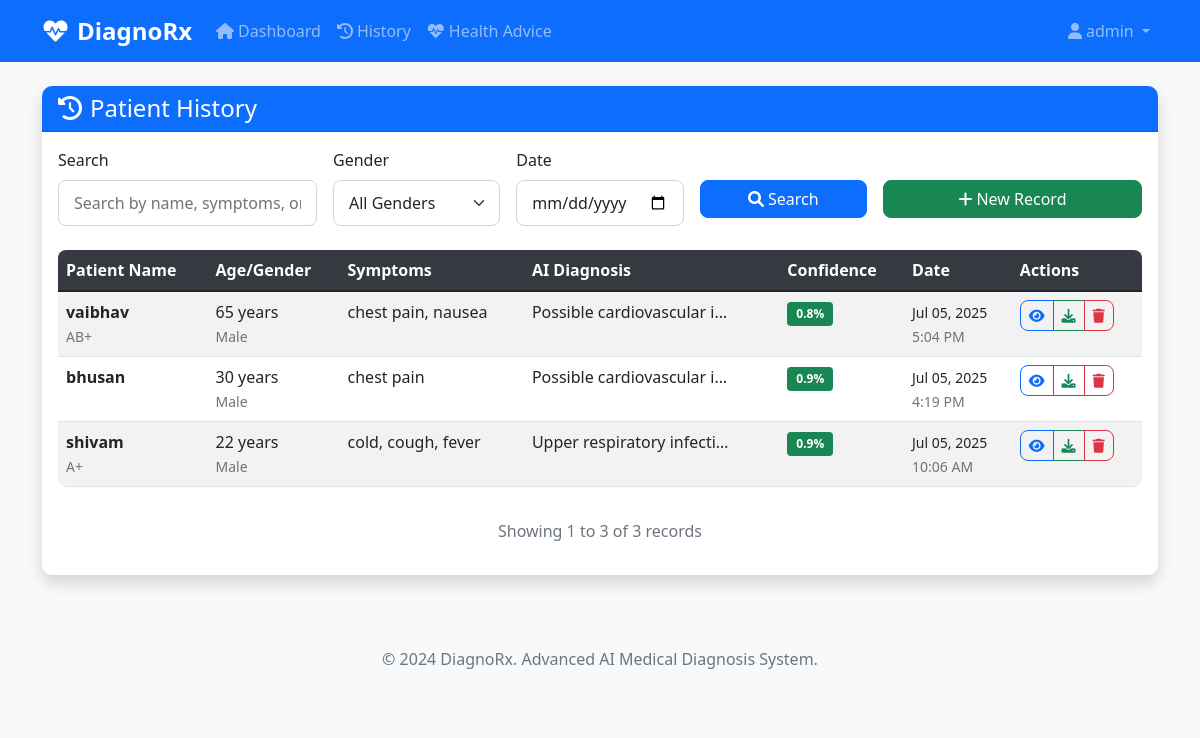
Page /history/ (signed in) on the committed database.
### core/models.py (models this page shows, shortened)
class PatientRecord(models.Model):
    GENDER_CHOICES = [
        ('M', 'Male'),
        ('F', 'Female'),
        ('O', 'Other'),
    ]
    BLOOD_GROUP_CHOICES = [
        ('A+', 'A+'),
        ('A-', 'A-'),
        ('B+', 'B+'),
        ('B-', 'B-'),
        ('AB+', 'AB+'),
        ('AB-', 'AB-'),
        ('O+', 'O+'),
        ('O-', 'O-'),
    ]
    patient_name = models.CharField(max_length=100)
    age = models.IntegerField()
    gender = models.CharField(max_length=1, choices=GENDER_CHOICES)
    blood_group = models.CharField(max_length=3, choices=BLOOD_GROUP_CHOICES, blank=True)
    contact_number = models.CharField(max_length=15, blank=True)
    email = models.EmailField(blank=True)
    address = models.TextField(blank=True)
    temperature = models.DecimalField(max_digits=4, decimal_places=1, null=True, blank=True, help_text="Temperature in °C")
    systolic_bp = models.IntegerField(null=True, blank=True, help_text="Systolic blood pressure (mmHg)")
    diastolic_bp = models.IntegerField(null=True, blank=True, help_text="Diastolic blood pressure (mmHg)")
    pulse_rate = models.IntegerField(null=True, blank=True, help_text="Pulse rate (beats per minute)")
    respiratory_rate = models.IntegerField(null=True, blank=True, help_text="Respiratory rate (breaths per minute)")
    oxygen_saturation = models.IntegerField(null=True, blank=True, help_text="Oxygen saturation (%)")
    symptoms = models.TextField()
    medical_history = models.TextField(blank=True)
    current_medications = models.TextField(blank=True)
    allergies = models.TextField(blank=True)
    ecg_report = models.FileField(upload_to='ecg_reports/', blank=True, null=True)
    lab_report = models.FileField(upload_to='lab_reports/', blank=True, null=True)
    xray_report = models.FileField(upload_to='xray_reports/', blank=True, null=True)
    ai_diagnosis = models.TextField(blank=True)
    confidence_score = models.FloatField(default=0.0)
    recommended_tests = models.TextField(blank=True)
    treatment_plan = models.TextField(blank=True)
    prescribed_medications = models.TextField(blank=True)
    created_by = models.ForeignKey(User, on_delete=models.CASCADE)
    created_at = models.DateTimeField(default=timezone.now)
    updated_at = models.DateTimeField(auto_now=True)
    class Meta:
        ordering = ['-created_at']
        verbose_name = 'Patient Record'
        verbose_name_plural = 'Patient Records'

### core/views.py (the view)
# urls.py: path('history/', views.history, name='history'),
@login_required
def history(request):
    search_query = request.GET.get('search', '')
    gender_filter = request.GET.get('gender', '')
    date_filter = request.GET.get('date', '')
    records = PatientRecord.objects.filter(created_by=request.user)
    if search_query:
        records = records.filter(
            Q(patient_name__icontains=search_query) |
            Q(symptoms__icontains=search_query) |
            Q(ai_diagnosis__icontains=search_query)
        )
    if gender_filter:
        records = records.filter(gender=gender_filter)
    if date_filter:
        records = records.filter(created_at__date=date_filter)
    paginator = Paginator(records, 10)
    page_number = request.GET.get('page')
    page_obj = paginator.get_page(page_number)
    context = {
        'page_obj': page_obj,
        'search_query': search_query,
        'gender_filter': gender_filter,
        'date_filter': date_filter,
        'gender_choices': PatientRecord.GENDER_CHOICES,
    }
    return render(request, 'core/history.html', context)

### core/templates/core/history.html (shortened to what this page needs)
{% extends 'core/base.html' %}
{% block content %}
<div class="row">
    <div class="col-12">
        <div class="card shadow">
            <div class="card-header bg-primary text-white">
                <h4 class="mb-0">
                    <i class="fas fa-history me-2"></i>Patient History
                </h4>
            </div>
            <div class="card-body">
                <form method="get" class="row g-3 mb-4">
                    <div class="col-md-3">
                        <label for="search" class="form-label">Search</label>
                        <input type="text" class="form-control" id="search" name="search"
                               value="{{ search_query }}" placeholder="Search by name, symptoms, or diagnosis">
                    </div>
                    <div class="col-md-2">
                        <label for="gender" class="form-label">Gender</label>
                        <select class="form-select" id="gender" name="gender">
                            <option value="">All Genders</option>
                        </select>
                    </div>
                    <div class="col-md-2">
                        <label for="date" class="form-label">Date</label>
                        <input type="date" class="form-control" id="date" name="date"
                               value="{{ date_filter }}">
                    </div>
                    <div class="col-md-2">
                        <label class="form-label">&nbsp;</label>
                        <div class="d-grid">
                            <button type="submit" class="btn btn-primary">
                                <i class="fas fa-search me-1"></i>Search
                            </button>
                        </div>
                    </div>
                    <div class="col-md-3">
                        <label class="form-label">&nbsp;</label>
                        <div class="d-grid">
                            <a href="{% url 'core:dashboard' %}" class="btn btn-success">
                                <i class="fas fa-plus me-1"></i>New Record
                            </a>
                        </div>
                    </div>
                </form>
                {% if page_obj %}
                <div class="table-responsive">
                    <table class="table table-striped table-hover">
                        <thead class="table-dark">
                            <tr>
                                <th>Patient Name</th>
                                <th>Age/Gender</th>
                                <th>Symptoms</th>
                                <th>AI Diagnosis</th>
                                <th>Confidence</th>
                                <th>Date</th>
                                <th>Actions</th>
                            </tr>
                        </thead>
                        <tbody>
                            {% for record in page_obj %}
                            <tr>
                                <td>
                                    <strong>{{ record.patient_name }}</strong>
                                    {% if record.blood_group %}
                                    <br><small class="text-muted">{{ record.blood_group }}</small>
                                    {% endif %}
                                </td>
                                <td>
                                    {{ record.age }} years<br>
                                    <small class="text-muted">{{ record.get_gender_display }}</small>
                                </td>
                                <td>
                                    <div class="text-truncate" style="max-width: 200px;"
                                         title="{{ record.symptoms }}">
                                        {{ record.symptoms|truncatechars:100 }}
                                    </div>
                                </td>
                                <td>
                                    <div class="text-truncate" style="max-width: 200px;"
                                         title="{{ record.ai_diagnosis }}">
                                        {{ record.ai_diagnosis|default:"No diagnosis"|truncatechars:100 }}
                                    </div>
                                </td>
                                <td>
                                    {% if record.confidence_score %}
                                    <span class="badge {% if record.confidence_score >= 0.8 %}bg-success{% elif record.confidence_score >= 0.6 %}bg-warning{% else %}bg-danger{% endif %}">
                                        {{ record.confidence_score|floatformat:1 }}%
                                    </span>
                                    {% else %}
                                    <span class="badge bg-secondary">N/A</span>
                                    {% endif %}
                                </td>
                                <td>
                                    <small>{{ record.created_at|date:"M d, Y" }}</small><br>
                                    <small class="text-muted">{{ record.created_at|time:"g:i A" }}</small>
                                </td>
                                <td>
                                    <div class="btn-group" role="group">
                                        <a href="{% url 'core:prescription' record.id %}"
                                           class="btn btn-sm btn-outline-primary" title="View Details">
                                            <i class="fas fa-eye"></i>
                                        </a>
                                        <a href="{% url 'core:download_pdf' record.id %}"
                                           class="btn btn-sm btn-outline-success" title="Download PDF">
                                            <i class="fas fa-download"></i>
                                        </a>
                                        <a href="{% url 'core:delete_record' record.id %}"
                                           class="btn btn-sm btn-outline-danger" title="Delete Record">
                                            <i class="fas fa-trash"></i>
                                        </a>
                                    </div>
                                </td>
                            </tr>
                            {% endfor %}
                        </tbody>
                    </table>
                </div>
                <div class="text-center mt-3">
                    <p class="text-muted">
                        Showing {{ page_obj.start_index }} to {{ page_obj.end_index }} of {{ page_obj.paginator.count }} records
                    </p>
                </div>
                {% endif %}
            </div>
        </div>
    </div>
</div>
{% endblock %}

### core/templates/core/base.html (shortened to what this page needs)
<!DOCTYPE html>
<html lang="en">
<head>
    <link href="https://cdn.jsdelivr.net/npm/bootstrap@5.1.3/dist/css/bootstrap.min.css" rel="stylesheet">
    <link rel="stylesheet" href="https://cdnjs.cloudflare.com/ajax/libs/font-awesome/6.0.0/css/all.min.css">
    {% load static %}
    <link rel="stylesheet" href="{% static 'css/style.css' %}">
</head>
<body>
    {% if user.is_authenticated %}
    <nav class="navbar navbar-expand-lg navbar-dark bg-primary">
        <div class="container">
            <a class="navbar-brand" href="{% url 'core:dashboard' %}">
                <i class="fas fa-heartbeat me-2"></i>DiagnoRx
            </a>
            <div class="collapse navbar-collapse" id="navbarNav">
                <ul class="navbar-nav me-auto">
                    <li class="nav-item">
                        <a class="nav-link" href="{% url 'core:dashboard' %}">
                            <i class="fas fa-home me-1"></i>Dashboard
                        </a>
                    </li>
                    <li class="nav-item">
                        <a class="nav-link" href="{% url 'core:history' %}">
                            <i class="fas fa-history me-1"></i>History
                        </a>
                    </li>
                    <li class="nav-item">
                        <a class="nav-link" href="{% url 'core:health_advice' %}">
                            <i class="fas fa-heartbeat me-1"></i>Health Advice
                        </a>
                    </li>
                </ul>
                <ul class="navbar-nav">
                    <li class="nav-item dropdown">
                        <a class="nav-link dropdown-toggle" href="#" id="navbarDropdown" role="button" data-bs-toggle="dropdown">
                            <i class="fas fa-user me-1"></i>{{ user.first_name|default:user.username }}
                        </a>
                    </li>
                </ul>
            </div>
        </div>
    </nav>
    {% endif %}
    <main class="container mt-4">
        {% block content %}{% endblock %}
    </main>
    <footer class="bg-light text-center text-muted py-4 mt-5">
        <div class="container">
            <p>&copy; 2024 DiagnoRx. Advanced AI Medical Diagnosis System.</p>
        </div>
    </footer>
</body>
</html>

### core/static/css/style.css (style rules this page uses)
body { background-color: #f8f9fa; font-family: 'Segoe UI', Tahoma, Geneva, Verdana, sans-serif; }
.navbar-brand { font-weight: bold; font-size: 1.5rem; }
.card { border: none; border-radius: 10px; box-shadow: 0 0.125rem 0.25rem rgba(0, 0, 0, 0.075); }
.card-header { border-radius: 10px 10px 0 0 !important; font-weight: 600; }
.btn { border-radius: 8px; font-weight: 500; }
.form-control, .form-select { border-radius: 8px; border: 1px solid #ced4da; padding: 10px 15px; }
.table { border-radius: 8px; overflow: hidden; }
.table thead th { background-color: #343a40; color: white; border: none; font-weight: 600; }
.badge { font-size: 0.75rem; padding: 0.5em 0.75em; }
.card { transition: transform 0.2s ease-in-out; }
.btn { transition: all 0.2s ease-in-out; }

### rows in the picture
PatientRecord: patient_name "vaibhav", blood_group "AB+", age "65", gender "Male", symptoms "chest pain, nausea", ai_diagnosis "Possible cardiovascular i…", confidence_score "0.8", created_at "Jul 05, 2025", created_at "5:04 PM"
PatientRecord: patient_name "bhusan", age "30", gender "Male", symptoms "chest pain", ai_diagnosis "Possible cardiovascular i…", confidence_score "0.9", created_at "Jul 05, 2025", created_at "4:19 PM"
PatientRecord: patient_name "shivam", blood_group "A+", age "22", gender "Male", symptoms "cold, cough, fever", ai_diagnosis "Upper respiratory infecti…", confidence_score "0.9", created_at "Jul 05, 2025", created_at "10:06 AM"

### other values in the picture
{{ user.first_name|default:user.username }} "admin"
{{ page_obj.start_index }} "1"
{{ page_obj.end_index }} "3"
{{ page_obj.paginator.count }} "3"
